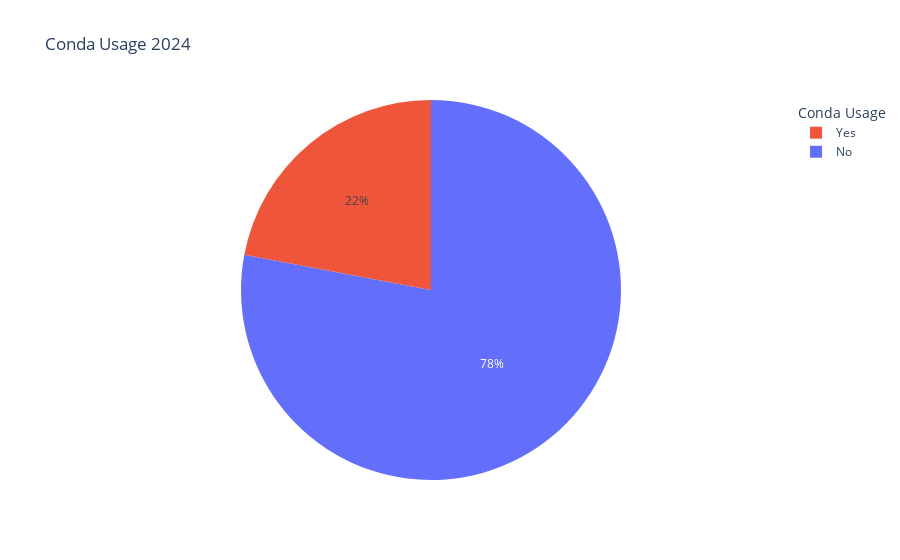

Write notebook code for a chart like this one.
### Markdown cell above
### a). Conda Usage Pie Chart

### Code cell
conda_count = merged_df.groupby('conda')['conda'].count().rename('count').reset_index()

fig = px.pie(conda_count, names = 'conda', values = 'count', color_discrete_map = {
   'yes':'blue',
   'no':'red'
   },
   title = 'Conda Usage 2024', labels = {
      'conda':'Using Conda',
      'count':'Count',
      'yes':'Yes',
      'no':'No'
   }
   )
fig.update_layout(legend_title_text = 'Conda Usage', legend_traceorder = 'reversed')
fig.show()

### Figure 1 — Plotly figure (JSON) as saved in the notebook; plotly's stock layout.template omitted (floating-point values rounded to 4 significant figures)
{"data": [{"domain": {"x": [0, 1], "y": [0, 1]}, "hovertemplate": "Using Conda=%{label}<br>Count=%{value}<extra></extra>", "labels": ["No", "Yes"], "legendgroup": "", "name": "", "showlegend": true, "type": "pie", "values": [752535, 212642]}], "layout": {"legend": {"title": {"text": "Conda Usage"}, "tracegroupgap": 0, "traceorder": "reversed"}, "title": {"text": "Conda Usage 2024"}}}
